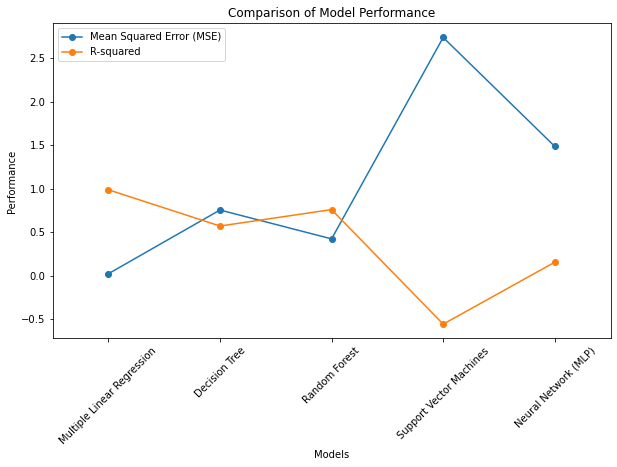

Write Python code to recreate this figure.
import pandas as pd
import matplotlib.pyplot as plt
from sklearn.model_selection import train_test_split
from sklearn.linear_model import LinearRegression
from sklearn.tree import DecisionTreeRegressor
from sklearn.ensemble import RandomForestRegressor
from sklearn.svm import SVR
from sklearn.neural_network import MLPRegressor
from sklearn.metrics import mean_squared_error, r2_score
from sklearn.exceptions import ConvergenceWarning
import warnings


dataset = pd.read_csv('dataset1.csv')


X = dataset.iloc[:, :-1].values #input columns 

y = dataset.iloc[:, -1].values #output columns WQI


X_train, X_test, y_train, y_test = train_test_split(X, y, test_size=0.2, random_state=0)


models = [
    ("Multiple Linear Regression", LinearRegression()),
    ("Decision Tree", DecisionTreeRegressor()),
    ("Random Forest", RandomForestRegressor()),
    ("Support Vector Machines", SVR()),
    ("Neural Network (MLP)", MLPRegressor(max_iter=500, tol=1e-6))
]


results = []
with warnings.catch_warnings():
    warnings.filterwarnings("ignore", category=ConvergenceWarning)
    for name, model in models:
        model.fit(X_train, y_train)
        y_pred = model.predict(X_test)
        mse = mean_squared_error(y_test, y_pred)
        r2 = r2_score(y_test, y_pred)
        results.append((name, mse, r2))


for name, mse, r2 in results:
    print(f"{name}:")
    print("  MSE:", mse)
    print("  R2:", r2)
    print()


best_model_mse = min(results, key=lambda x: x[1])
print("Best Model (MSE):", best_model_mse[0])


best_model_r2 = max(results, key=lambda x: x[2])
print("Best Model (R-squared):", best_model_r2[0])


fig, ax = plt.subplots(figsize=(10, 6))


mse_values = [result[1] for result in results]
ax.plot(mse_values, marker='o', label='Mean Squared Error (MSE)')


r2_values = [result[2] for result in results]
ax.plot(r2_values, marker='o', label='R-squared')

ax.set_xticks(range(len(models)))
ax.set_xticklabels([result[0] for result in results], rotation=45)
ax.set_xlabel('Models')
ax.set_ylabel('Performance')
ax.set_title('Comparison of Model Performance')
ax.legend()


ax.set_xlim([-0.5, len(models) - 0.5])


plt.subplots_adjust(bottom=0.15)

plt.show()
